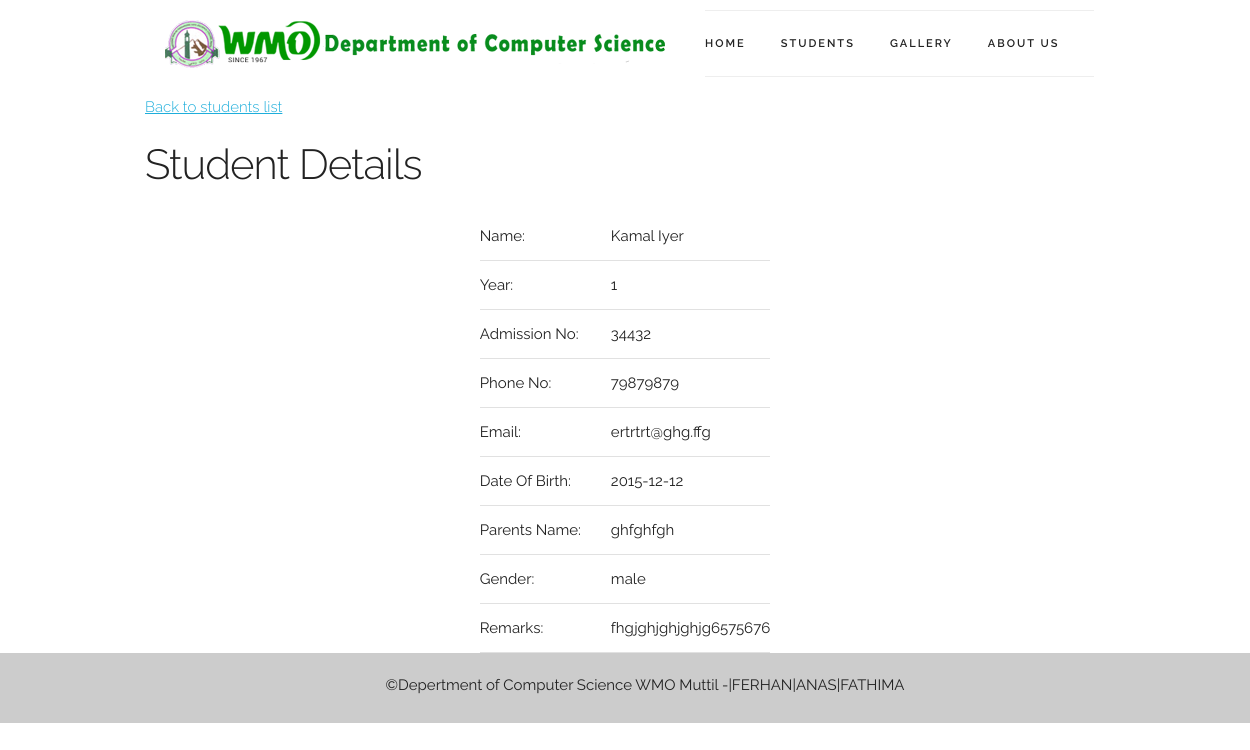
Page /student.php?id=3 (signed in) on the committed database.
### tables this page shows
CREATE TABLE IF NOT EXISTS `students` (
`id` int(11) NOT NULL,
  `firstname` varchar(100) NOT NULL,
  `lastname` varchar(100) NOT NULL,
  `dob` date NOT NULL,
  `gender` varchar(6) NOT NULL,
  `year` int(11) NOT NULL,
  `phone` int(12) NOT NULL,
  `parent` text NOT NULL,
  `email` varchar(100) NOT NULL,
  `adm_no` int(10) NOT NULL,
  `remarks` text NOT NULL
);

### student.php (the view, shortened to what this page needs)
<?php
include_once "functions.php";
?>
<?php
 if ($_SERVER['REQUEST_METHOD'] == 'GET'){
  $id = $_GET['id'];
  $sql = "SELECT * FROM students WHERE id=$id";
  $result = mysqli_query($conn, $sql);
  if ($result) {
    $row = mysqli_fetch_array($result);
    $fname=$row['firstname'];
    $lname=$row['lastname'];
    $year=$row['year'];
    $adm_no=$row['adm_no'];
    $phone_no=$row['phone'];
    $email=$row['email'];
    $dob=$row['dob'];
    $parent=$row['parent'];
    $gender=$row['gender'];
    $remark=htmlspecialchars($row['remarks']);
  }
  }
?>
<!DOCTYPE html>
<html lang="en">
<head>
<?php include_once "/includes/css.php";?>
</head>
<body>
<?php include_once("/includes/header.php");?>
  <div class="container">
  <a href="viewstudent.php"> <h6>Back to students list</h6></a>
  <h2>Student Details</h2>
  <div class="row">
  <table class="notification-page">
  <tbody>
   <tr><td>Name:</td><td><?php echo $fname . ' ' . $lname;?></td></tr>
   <tr><td> Year:</td><td><?php echo $year;?></td></tr>
   <tr><td>Admission No:</td><td><?php echo $adm_no;?></td></tr>
   <tr><td> Phone No:</td><td><?php echo $phone_no;?></td></tr>
   <tr><td>Email:</td><td><?php echo $email;?></td></tr>
   <tr><td>Date Of Birth:</td><td><?php echo $dob;?></td></tr>
   <tr><td>Parents Name:</td><td><?php echo $parent;?></td></tr>
   <tr><td>Gender:</td><td><?php echo $gender;?></td></tr>
   <tr><td>Remarks:</td><td><?php echo $remark;?></td></tr>
   </tbody>
  </table>
  </div>
  </div>
<?php include_once("includes/footer.php");?>

### css/skeleton.css (style rules this page uses)
.container { position: relative; width: 100%; max-width: 960px; margin: 0 auto; padding: 0 20px; box-sizing: border-box; }
@media (min-width: 400px) { .container { width: 85%; padding: 0; } }
@media (min-width: 550px) { .container { width: 80%; } }
html { font-size: 62.5%; }
body { font-size: 1.5em; line-height: 1.6; font-weight: 400; font-family: "Raleway", "HelveticaNeue", "Helvetica Neue", Helvetica, Arial, sans-serif; color: #222; }
h1, h2, h3, h4, h5, h6 { margin-top: 0; margin-bottom: 2rem; font-weight: 300; }
h2 { font-size: 3.6rem; line-height: 1.25; letter-spacing: -.1rem; }
h6 { font-size: 1.5rem; line-height: 1.6; letter-spacing: 0; }
@media (min-width: 550px) { h2 { font-size: 4.2rem; } }
@media (min-width: 550px) { h6 { font-size: 1.5rem; } }
a { color: #1EAEDB; }
th, td { padding: 12px 15px; text-align: left; border-bottom: 1px solid #E1E1E1; }
th:first-child, td:first-child { padding-left: 0; }
th:last-child, td:last-child { padding-right: 0; }
pre, blockquote, dl, figure, table, p, ul, ol, form { margin-bottom: 2.5rem; }
.container:after, .row:after, .u-cf { content: ""; display: table; clear: both; }

### css/default.css (style rules this page uses)
.notification-page { margin: 0px auto; }

### rows in the picture
students: firstname "Kamal", lastname "Iyer", year "1", adm_no "34432", phone "79879879", email "ertrtrt@ghg.ffg", dob "2015-12-12", parent "ghfghfgh", gender "male", remarks "fhgjghjghjghjg6575676"
